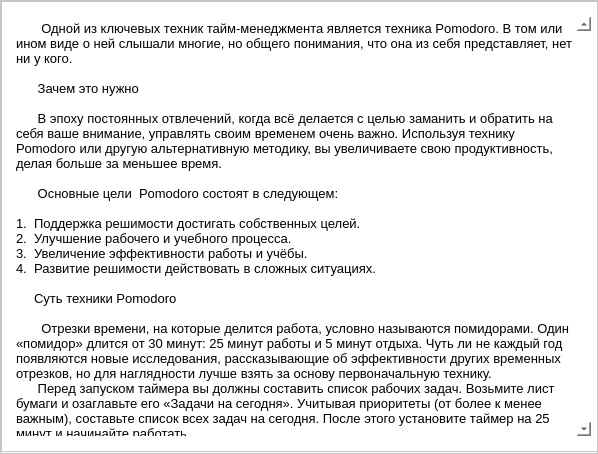
<?xml version="1.0" encoding="UTF-8"?>
<ui version="4.0">
 <class>ScrollArea</class>
 <widget class="QScrollArea" name="ScrollArea">
  <property name="enabled">
   <bool>true</bool>
  </property>
  <property name="geometry">
   <rect>
    <x>0</x>
    <y>0</y>
    <width>598</width>
    <height>454</height>
   </rect>
  </property>
  <property name="windowTitle">
   <string>ScrollArea</string>
  </property>
  <property name="styleSheet">
   <string notr="true">background-color: white;</string>
  </property>
  <property name="verticalScrollBarPolicy">
   <enum>Qt::ScrollBarAsNeeded</enum>
  </property>
  <property name="widgetResizable">
   <bool>true</bool>
  </property>
  <widget class="QWidget" name="scrollAreaWidgetContents">
   <property name="geometry">
    <rect>
     <x>0</x>
     <y>0</y>
     <width>596</width>
     <height>452</height>
    </rect>
   </property>
   <widget class="QPlainTextEdit" name="plainTextEdit">
    <property name="geometry">
     <rect>
      <x>0</x>
      <y>0</y>
      <width>601</width>
      <height>451</height>
     </rect>
    </property>
    <property name="font">
     <font>
      <family>Arial</family>
      <pointsize>10</pointsize>
     </font>
    </property>
    <property name="styleSheet">
     <string notr="true">padding: 15px 10px 15px 10px; </string>
    </property>
    <property name="plainText">
     <string>       Одной из ключевых техник тайм-менеджмента является техника Pomodoro. В том или ином виде о ней слышали многие, но общего понимания, что она из себя представляет, нет ни у кого.

      Зачем это нужно

      В эпоху постоянных отвлечений, когда всё делается с целью заманить и обратить на себя ваше внимание, управлять своим временем очень важно. Используя технику Pomodoro или другую альтернативную методику, вы увеличиваете свою продуктивность, делая больше за меньшее время.

      Основные цели  Pomodoro состоят в следующем:

1.  Поддержка решимости достигать собственных целей.
2.  Улучшение рабочего и учебного процесса.
3.  Увеличение эффективности работы и учёбы.
4.  Развитие решимости действовать в сложных ситуациях.

     Суть техники Pomodoro

       Отрезки времени, на которые делится работа, условно называются помидорами. Один «помидор» длится от 30 минут: 25 минут работы и 5 минут отдыха. Чуть ли не каждый год появляются новые исследования, рассказывающие об эффективности других временных отрезков, но для наглядности лучше взять за основу первоначальную технику.
      Перед запуском таймера вы должны составить список рабочих задач. Возьмите лист бумаги и озаглавьте его «Задачи на сегодня». Учитывая приоритеты (от более к менее важным), составьте список всех задач на сегодня. После этого установите таймер на 25 минут и начинайте работать.
      Звонок таймера означает наступление 5-минутного отдыха. В это время нежелательно заниматься рабочими делами и лучше расслабиться и отвлечься от работы. По прошествии 5 минут нужно вернуться к задаче и продолжить её выполнение. Закончив работать над задачей, вычеркните её из списка и принимайтесь за следующую.
      Ведение списка задач нужно для самоконтроля и наблюдения за своей эффективностью. 

                                                          источник: https://lifehacker.ru/all-about-pomodoro/</string>
    </property>
   </widget>
  </widget>
 </widget>
 <resources/>
 <connections/>
</ui>
